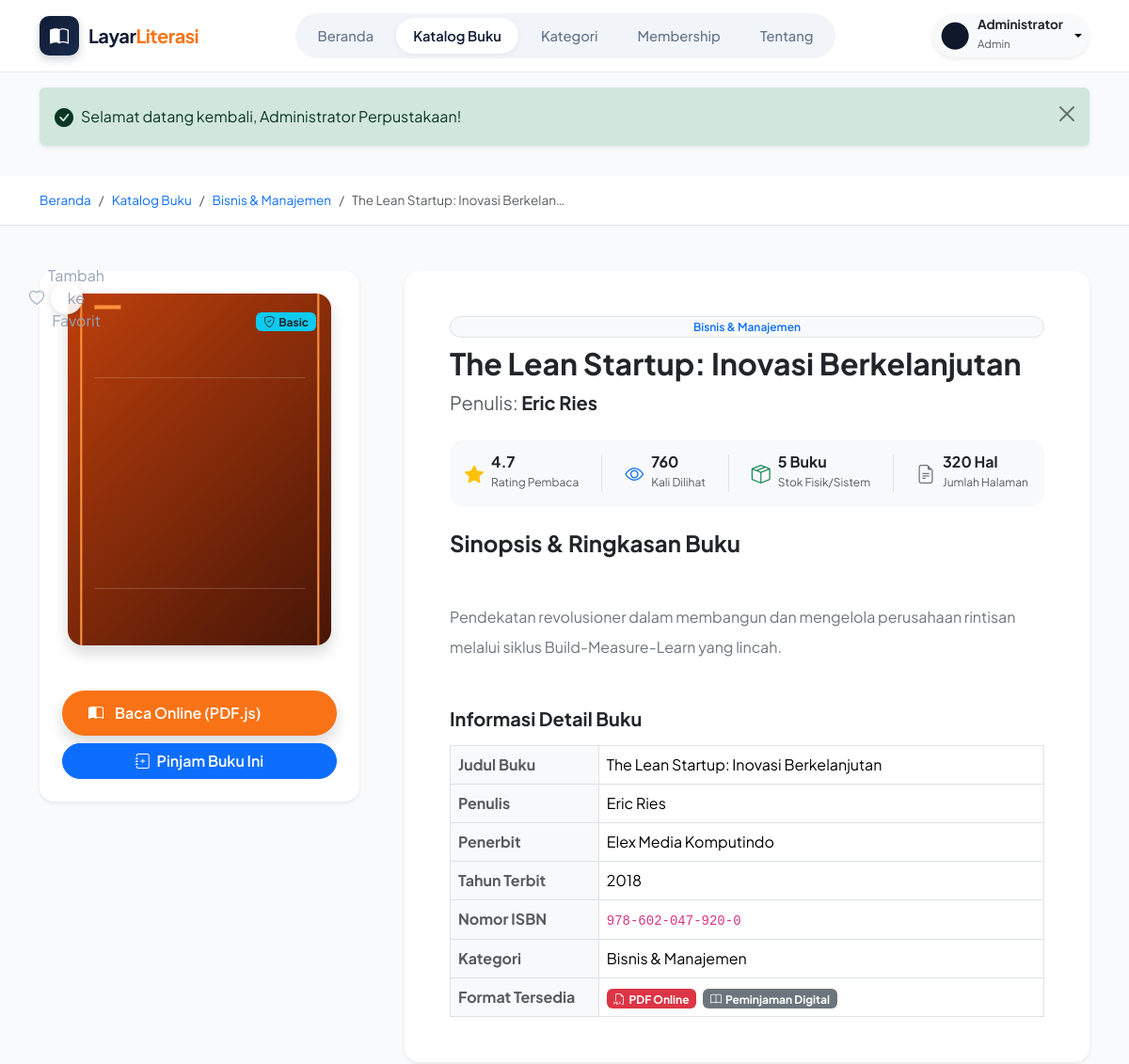
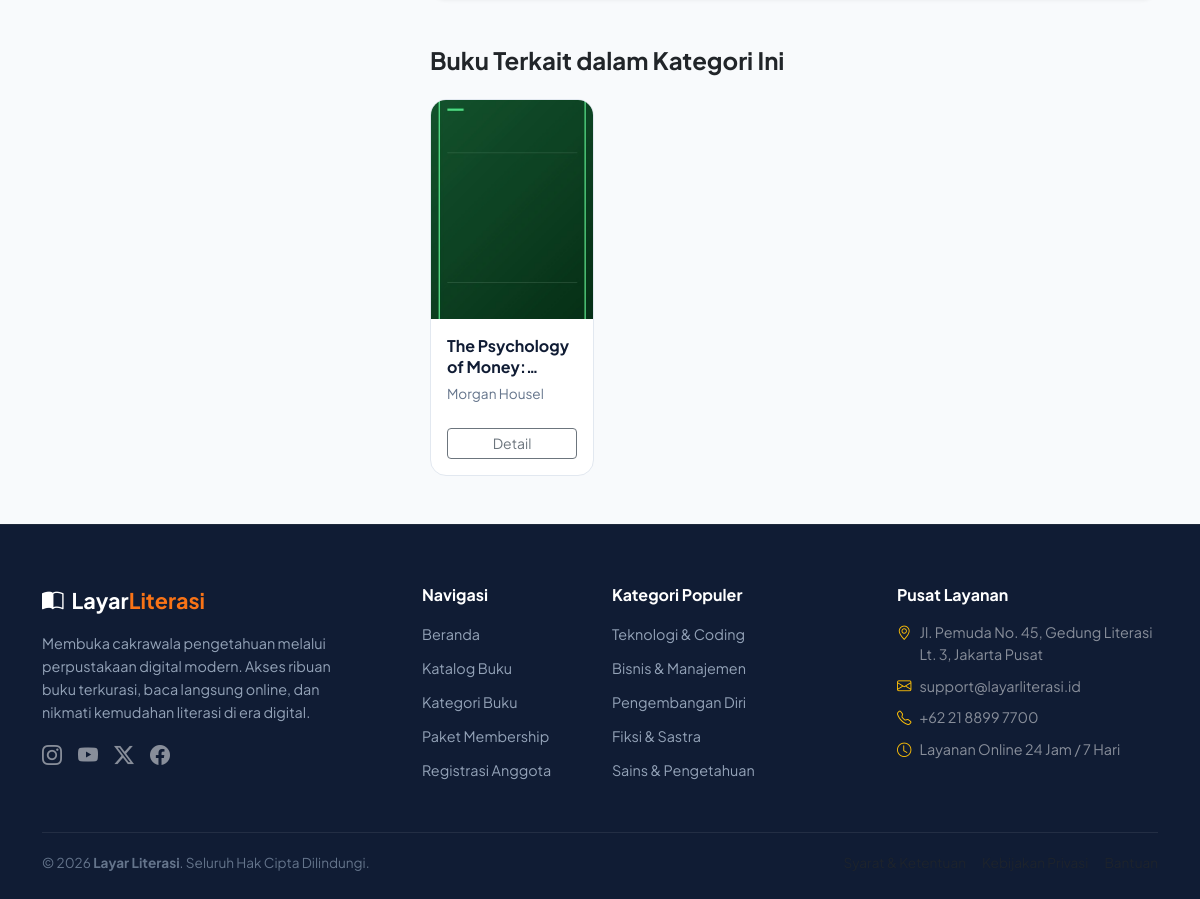
The page /book-detail.php?id=10 (signed in) on the database its author committed (2 pictures, top to bottom).
### tables this page shows
CREATE TABLE `users` (
  `id` INT AUTO_INCREMENT PRIMARY KEY,
  `name` VARCHAR(100) NOT NULL,
  `email` VARCHAR(100) NOT NULL UNIQUE,
  `password` VARCHAR(255) NOT NULL,
  `role` ENUM('admin', 'member') NOT NULL DEFAULT 'member',
  `avatar` VARCHAR(255) DEFAULT 'default-avatar.png',
  `phone` VARCHAR(20) DEFAULT NULL,
  `membership_id` INT DEFAULT 1,
  `membership_expires_at` DATE DEFAULT NULL,
  `status` ENUM('active', 'suspended') NOT NULL DEFAULT 'active',
  `created_at` TIMESTAMP DEFAULT CURRENT_TIMESTAMP,
  `updated_at` TIMESTAMP DEFAULT CURRENT_TIMESTAMP ON UPDATE CURRENT_TIMESTAMP,
  FOREIGN KEY (`membership_id`) REFERENCES `memberships`(`id`) ON DELETE SET NULL
);

CREATE TABLE `books` (
  `id` INT AUTO_INCREMENT PRIMARY KEY,
  `category_id` INT NOT NULL,
  `title` VARCHAR(255) NOT NULL,
  `slug` VARCHAR(255) NOT NULL UNIQUE,
  `author` VARCHAR(150) NOT NULL,
  `publisher` VARCHAR(150) NOT NULL,
  `publication_year` INT NOT NULL,
  `isbn` VARCHAR(30) DEFAULT NULL,
  `pages` INT NOT NULL DEFAULT 100,
  `description` TEXT,
  `stock` INT NOT NULL DEFAULT 5,
  `cover_image` VARCHAR(255) DEFAULT 'default-book.png',
  `pdf_file` VARCHAR(255) DEFAULT NULL,
  `membership_tier` ENUM('free', 'basic', 'premium') NOT NULL DEFAULT 'free',
  `views_count` INT NOT NULL DEFAULT 0,
  `rating` DECIMAL(2,1) NOT NULL DEFAULT 4.8,
  `is_featured` TINYINT(1) NOT NULL DEFAULT 0,
  `created_at` TIMESTAMP DEFAULT CURRENT_TIMESTAMP,
  `updated_at` TIMESTAMP DEFAULT CURRENT_TIMESTAMP ON UPDATE CURRENT_TIMESTAMP,
  FOREIGN KEY (`category_id`) REFERENCES `categories`(`id`) ON DELETE RESTRICT
);

CREATE TABLE `categories` (
  `id` INT AUTO_INCREMENT PRIMARY KEY,
  `name` VARCHAR(100) NOT NULL,
  `slug` VARCHAR(100) NOT NULL UNIQUE,
  `icon` VARCHAR(50) DEFAULT 'bi-book',
  `description` TEXT DEFAULT NULL,
  `created_at` TIMESTAMP DEFAULT CURRENT_TIMESTAMP
);

### book-detail.php (the view, shortened to what the rows shown need)
<?php
$bookId = isset($_GET['id']) ? (int)$_GET['id'] : 0;
$db = getDB();
$db->prepare("UPDATE books SET views_count = views_count + 1 WHERE id = ?")->execute([$bookId]);
$stmt = $db->prepare("
    SELECT b.*, c.name AS category_name, c.slug AS category_slug
    FROM books b
    JOIN categories c ON b.category_id = c.id
    WHERE b.id = ?
    LIMIT 1
");
$stmt->execute([$bookId]);
$book = $stmt->fetch();
$currentUser = currentUser();
$stmtRelated = $db->prepare("
    SELECT b.*, c.name AS category_name, c.slug AS category_slug
    FROM books b
    JOIN categories c ON b.category_id = c.id
    WHERE b.category_id = ? AND b.id != ?
    ORDER BY b.views_count DESC
    LIMIT 4
");
$stmtRelated->execute([$book['category_id'], $book['id']]);
$relatedBooks = $stmtRelated->fetchAll();
require_once __DIR__ . '/includes/header.php';
?>
<div class="py-3 bg-white border-bottom">
    <div class="container">
        <nav aria-label="breadcrumb">
            <ol class="breadcrumb mb-0" style="font-size: 0.85rem;">
                <li class="breadcrumb-item"><a href="<?= BASE_URL ?>/index.php" class="text-decoration-none">Beranda</a></li>
                <li class="breadcrumb-item"><a href="<?= BASE_URL ?>/catalog.php" class="text-decoration-none">Katalog Buku</a></li>
                <li class="breadcrumb-item"><a href="<?= BASE_URL ?>/catalog.php?category=<?= urlencode($book['category_slug']) ?>" class="text-decoration-none"><?= e($book['category_name']) ?></a></li>
                <li class="breadcrumb-item active text-truncate" aria-current="page" style="max-width: 250px;"><?= e($book['title']) ?></li>
            </ol>
        </nav>
    </div>
</div>
<div class="container py-5">
    <div class="row g-5">
        <div class="col-lg-4">
            <div class="card border-0 shadow-sm rounded-4 p-4 text-center sticky-top" style="top: 90px; z-index: 10;">
                <div class="position-relative mx-auto mb-4" style="max-width: 280px;">
                    <img src="<?= getBookCoverUrl($book['cover_image']) ?>" alt="<?= e($book['title']) ?>" class="img-fluid rounded-4 shadow" style="width: 100%; aspect-ratio: 3/4; object-fit: cover;">
                    <div class="position-absolute top-0 end-0 m-3">
                        <?= getTierBadge($book['membership_tier']) ?>
                    </div>
                </div>
            </div>
        </div>
        <div class="col-lg-8">
            <div class="card border-0 shadow-sm rounded-4 p-4 p-md-5 bg-white mb-4">
                <a href="<?= BASE_URL ?>/catalog.php?category=<?= urlencode($book['category_slug']) ?>" class="badge bg-light text-primary border px-3 py-1.5 rounded-pill fw-semibold text-decoration-none mb-2 d-inline-block">
                    <?= e($book['category_name']) ?>
                </a>
                <h1 class="h2 fw-bold text-dark mb-2"><?= e($book['title']) ?></h1>
                <p class="fs-5 text-muted mb-4">
                    Penulis: <strong class="text-dark"><?= e($book['author']) ?></strong>
                </p>
                <div class="d-flex flex-wrap gap-3 p-3 bg-light rounded-4 mb-4">
                    <div class="d-flex align-items-center gap-2">
                        <div>
                            <span class="d-block fw-bold lh-1"><?= number_format($book['rating'], 1) ?></span>
                            <small class="text-muted" style="font-size: 0.75rem;">Rating Pembaca</small>
                        </div>
                    </div>
                    <div class="d-flex align-items-center gap-2">
                        <div>
                            <span class="d-block fw-bold lh-1"><?= number_format($book['views_count']) ?></span>
                            <small class="text-muted" style="font-size: 0.75rem;">Kali Dilihat</small>
                        </div>
                    </div>
                    <div class="d-flex align-items-center gap-2">
                        <div>
                            <span class="d-block fw-bold lh-1"><?= $book['stock'] ?> Buku</span>
                            <small class="text-muted" style="font-size: 0.75rem;">Stok Fisik/Sistem</small>
                        </div>
                    </div>
                    <div class="d-flex align-items-center gap-2">
                        <div>
                            <span class="d-block fw-bold lh-1"><?= $book['pages'] ?> Hal</span>
                            <small class="text-muted" style="font-size: 0.75rem;">Jumlah Halaman</small>
                        </div>
                    </div>
                </div>
                <h4 class="fw-bold text-dark mb-3">Sinopsis & Ringkasan Buku</h4>
                <div class="text-secondary lh-lg mb-5" style="white-space: pre-line;">
                    <?= e($book['description'] ?: 'Belum ada deskripsi lengkap untuk buku ini.') ?>
                </div>
                <h5 class="fw-bold text-dark mb-3">Informasi Detail Buku</h5>
                <div class="table-responsive">
                    <table class="table table-bordered mb-0">
                        <tbody>
                            <tr>
                                <th class="bg-light text-muted w-25">Judul Buku</th>
                                <td><?= e($book['title']) ?></td>
                            </tr>
                            <tr>
                                <th class="bg-light text-muted">Penulis</th>
                                <td><?= e($book['author']) ?></td>
                            </tr>
                            <tr>
                                <th class="bg-light text-muted">Penerbit</th>
                                <td><?= e($book['publisher']) ?></td>
                            </tr>
                            <tr>
                                <th class="bg-light text-muted">Tahun Terbit</th>
                                <td><?= e($book['publication_year']) ?></td>
                            </tr>
                            <tr>
                                <th class="bg-light text-muted">Nomor ISBN</th>
                                <td><code><?= e($book['isbn'] ?: 'N/A') ?></code></td>
                            </tr>
                            <tr>
                                <th class="bg-light text-muted">Kategori</th>
                                <td><?= e($book['category_name']) ?></td>
                            </tr>
                            <tr>
                                <th class="bg-light text-muted">Format Tersedia</th>
                            </tr>
                        </tbody>
                    </table>
                </div>
            </div>
            <?php if (!empty($relatedBooks)): ?>
                <div class="mt-5">
                    <div class="row g-4">
                        <?php foreach ($relatedBooks as $rb): ?>
                            <div class="col-md-6 col-xl-3">
                                <div class="book-card">
                                    <div class="book-cover-wrap">
                                        <img src="<?= getBookCoverUrl($rb['cover_image']) ?>" alt="<?= e($rb['title']) ?>" class="book-cover-img" loading="lazy">
                                    </div>
                                    <div class="book-card-body">
                                        <a href="<?= BASE_URL ?>/book-detail.php?id=<?= $rb['id'] ?>" class="book-title" title="<?= e($rb['title']) ?>">
                                            <?= e($rb['title']) ?>
                                        </a>
                                        <p class="book-author"><?= e($rb['author']) ?></p>
                                        <div class="book-actions-row">
                                            <a href="<?= BASE_URL ?>/book-detail.php?id=<?= $rb['id'] ?>" class="btn btn-sm btn-outline-secondary w-100">
                                                Detail
                                            </a>
                                        </div>
                                    </div>
                                </div>
                            </div>
                        <?php endforeach; ?>
                    </div>
                </div>
            <?php endif; ?>
        </div>
    </div>
</div>
<?php require_once __DIR__ . '/includes/footer.php'; ?>

### includes/navbar.php (shortened to what the rows shown need)
<nav class="navbar navbar-expand-lg navbar-custom sticky-top">
    <div class="container">
        <div class="collapse navbar-collapse" id="navbarMain">
            <div class="d-flex align-items-center gap-2 mt-3 mt-lg-0">
                <?php if ($currentUser): ?>
                    <div class="dropdown">
                        <button class="btn btn-light border-0 dropdown-toggle d-flex align-items-center gap-2 py-1 px-2 rounded-pill shadow-sm" type="button" id="userMenuBtn" data-bs-toggle="dropdown" aria-expanded="false">
                            <img src="<?= getUserAvatarUrl($currentUser['avatar']) ?>" alt="<?= e($currentUser['name']) ?>" class="rounded-circle" style="width: 32px; height: 32px; object-fit: cover;">
                            <div class="text-start d-none d-sm-block">
                                <span class="d-block fw-bold text-dark lh-1" style="font-size: 0.85rem;"><?= e(explode(' ', $currentUser['name'])[0]) ?></span>
                                <small class="text-muted" style="font-size: 0.72rem;"><?= ucfirst($currentUser['role']) ?></small>
                            </div>
                        </button>
                    </div>
                <?php endif; ?>
            </div>
        </div>
    </div>
</nav>

### rows shown on the page
users: avatar (picture), name "Administrator", role "Admin"
books: category.name "Bisnis & Manajemen", title "The Lean Startup: Inovasi Berkelan…", cover_image (picture), title "The Lean Startup: Inovasi Berkelanjutan", author "Eric Ries", rating "4.7", views_count "760", stock "5", pages "320", description "Pendekatan revolusioner dalam membangun dan mengelola perusahaan rintisan melalui siklus Build-Measure-Learn yang lincah.", publisher "Elex Media Komputindo", publication_year "2018", isbn "978-602-047-920-0"
books: cover_image (picture), title "The Psychology of…", author "Morgan Housel"

### other values the page prints
$flash['message'] "Selamat datang kembali, Administrator Perpustakaan!"
